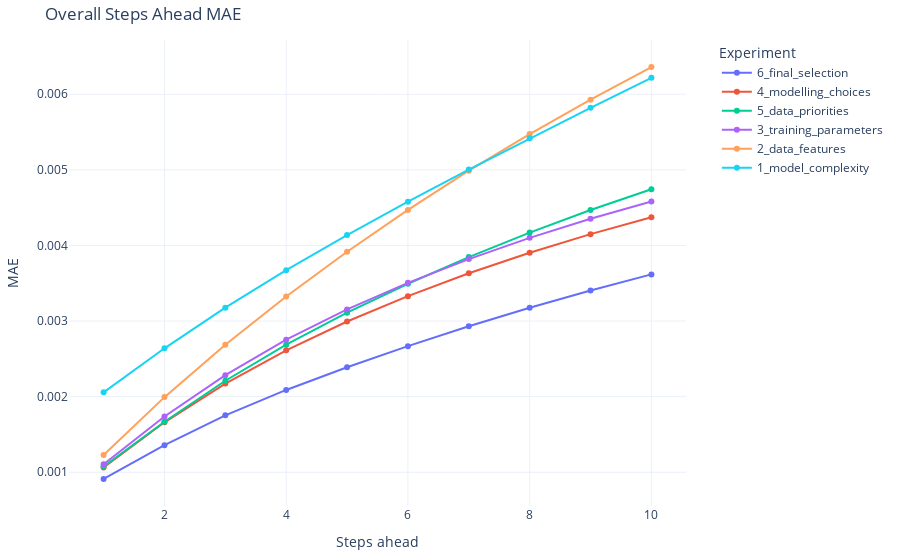

Notebook code cell kept with this figure:
### Code cell
# Reshape the data into long format
df_long = df.melt(
    id_vars=['Steps ahead'], 
    var_name='Experiment', 
    value_name='MAE'
)

# Plotly line plot
fig = px.line(
    df_long,
    x='Steps ahead',
    y='MAE',
    color='Experiment',
    markers=True,
    title="Overall Steps Ahead MAE"
)

# Customize layout
fig.update_layout(
    xaxis_title='Steps ahead',
    yaxis_title='MAE',
    legend_title='Experiment',
    legend=dict(x=1.05, y=1, xanchor='left', yanchor='top'),
    margin=dict(l=40, r=40, t=40, b=40), # Adjusts plot margins
    template='plotly_white'
)

# Show the plot
fig.show()

### Figure 1 — Plotly figure (JSON) as saved in the notebook; plotly's stock layout.template omitted (floating-point values rounded to 4 significant figures)
{"data": [{"hovertemplate": "Experiment=6_final_selection<br>Steps ahead=%{x}<br>MAE=%{y}<extra></extra>", "legendgroup": "6_final_selection", "line": {"color": "#636efa", "dash": "solid"}, "marker": {"symbol": "circle"}, "mode": "lines+markers", "name": "6_final_selection", "orientation": "v", "showlegend": true, "type": "scatter", "x": [1, 2, 3, 4, 5, 6, 7, 8, 9, 10], "xaxis": "x", "y": [0.0009111, 0.001358, 0.001752, 0.002089, 0.002389, 0.002668, 0.002931, 0.003175, 0.003404, 0.003617], "yaxis": "y"}, {"hovertemplate": "Experiment=4_modelling_choices<br>Steps ahead=%{x}<br>MAE=%{y}<extra></extra>", "legendgroup": "4_modelling_choices", "line": {"color": "#EF553B", "dash": "solid"}, "marker": {"symbol": "circle"}, "mode": "lines+markers", "name": "4_modelling_choices", "orientation": "v", "showlegend": true, "type": "scatter", "x": [1, 2, 3, 4, 5, 6, 7, 8, 9, 10], "xaxis": "x", "y": [0.001064, 0.00166, 0.002173, 0.002613, 0.002994, 0.003329, 0.003632, 0.003904, 0.00415, 0.004373], "yaxis": "y"}, {"hovertemplate": "Experiment=5_data_priorities<br>Steps ahead=%{x}<br>MAE=%{y}<extra></extra>", "legendgroup": "5_data_priorities", "line": {"color": "#00cc96", "dash": "solid"}, "marker": {"symbol": "circle"}, "mode": "lines+markers", "name": "5_data_priorities", "orientation": "v", "showlegend": true, "type": "scatter", "x": [1, 2, 3, 4, 5, 6, 7, 8, 9, 10], "xaxis": "x", "y": [0.001077, 0.001668, 0.00221, 0.002688, 0.00311, 0.003494, 0.003846, 0.00417, 0.004468, 0.004744], "yaxis": "y"}, {"hovertemplate": "Experiment=3_training_parameters<br>Steps ahead=%{x}<br>MAE=%{y}<extra></extra>", "legendgroup": "3_training_parameters", "line": {"color": "#ab63fa", "dash": "solid"}, "marker": {"symbol": "circle"}, "mode": "lines+markers", "name": "3_training_parameters", "orientation": "v", "showlegend": true, "type": "scatter", "x": [1, 2, 3, 4, 5, 6, 7, 8, 9, 10], "xaxis": "x", "y": [0.001107, 0.001737, 0.002284, 0.002753, 0.003153, 0.003505, 0.003819, 0.004101, 0.004352, 0.00458], "yaxis": "y"}, {"hovertemplate": "Experiment=2_data_features<br>Steps ahead=%{x}<br>MAE=%{y}<extra></extra>", "legendgroup": "2_data_features", "line": {"color": "#FFA15A", "dash": "solid"}, "marker": {"symbol": "circle"}, "mode": "lines+markers", "name": "2_data_features", "orientation": "v", "showlegend": true, "type": "scatter", "x": [1, 2, 3, 4, 5, 6, 7, 8, 9, 10], "xaxis": "x", "y": [0.001227, 0.001994, 0.002687, 0.003325, 0.003916, 0.00447, 0.004989, 0.005473, 0.005929, 0.00636], "yaxis": "y"}, {"hovertemplate": "Experiment=1_model_complexity<br>Steps ahead=%{x}<br>MAE=%{y}<extra></extra>", "legendgroup": "1_model_complexity", "line": {"color": "#19d3f3", "dash": "solid"}, "marker": {"symbol": "circle"}, "mode": "lines+markers", "name": "1_model_complexity", "orientation": "v", "showlegend": true, "type": "scatter", "x": [1, 2, 3, 4, 5, 6, 7, 8, 9, 10], "xaxis": "x", "y": [0.002057, 0.002639, 0.003177, 0.003672, 0.004138, 0.00458, 0.005004, 0.005417, 0.005821, 0.006217], "yaxis": "y"}], "layout": {"legend": {"title": {"text": "Experiment"}, "tracegroupgap": 0, "x": 1.05, "xanchor": "left", "y": 1, "yanchor": "top"}, "margin": {"b": 40, "l": 40, "r": 40, "t": 40}, "title": {"text": "Overall Steps Ahead MAE"}, "xaxis": {"anchor": "y", "domain": [0, 1], "title": {"text": "Steps ahead"}}, "yaxis": {"anchor": "x", "domain": [0, 1], "title": {"text": "MAE"}}}}
